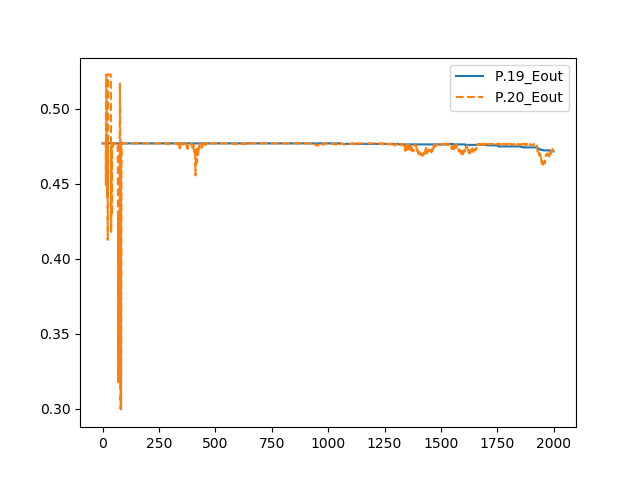

Generate this figure with Python:
import numpy as np
import matplotlib.pyplot as plt
import math

fptr = open("hw3_train.txt" , "r")
data_train_X=[ ]
data_train_Y=[ ]
temp_list=[ ]
for line in fptr:
    temp_list=([float(x) for x in line.split()])
    #temp_list.insert(0, float(1))
    data_train_Y.append(float(temp_list[-1]))
    temp_list.pop();
    data_train_X.append(temp_list)
fptr.close()
data_train_size=len(data_train_X)
dimension = len(data_train_X[0])

fptr = open("hw3_test.txt" , "r")
data_test_X=[ ]
data_test_Y=[ ]
for line in fptr:
    temp_list=([float(x) for x in line.split()])
    #temp_list.insert(0, float(1))
    data_test_Y.append(float(temp_list[-1]))
    temp_list.pop();
    data_test_X.append(temp_list)
fptr.close()
data_test_size=len(data_test_X)


def check_Ein(w):
    err = 0
    for index1 in range(data_train_size):
        if data_train_Y[index1] != np.sign(np.dot(np.array(data_train_X[index1]), w)):
            err += 1
    return err/data_train_size

def check_Eout(w):
    err = 0
    for index1 in range(data_test_size):
        if data_test_Y[index1] != np.sign(np.dot(np.array(data_test_X[index1]), w)):
            err += 1
    return err/data_test_size

def sigmoid(X):
    return 1.0/(1.0+math.exp(X))

def GD(w):
    gradient = np.array([0.0]*dimension)
    for index in range(data_train_size):
        gradient += sigmoid( data_train_Y[index]*(np.dot(data_train_X[index], w)) )*-data_train_Y[index]*np.array(data_train_X[index])
    return gradient/data_train_size

def SGD(w, t):
    index = t%data_train_size
    gradient = sigmoid( data_train_Y[index]*(np.dot(data_train_X[index], w)) )*-data_train_Y[index]*np.array(data_train_X[index])
    return gradient

T = 2000
ita = 0.001
Ein_array1 = [ ]
Ein_array2 = [ ]
Ein_array3 = [ ]
Ein_array4 = [ ]
w_GD = np.array([0.0]*dimension)
w_SGD = np.array([0.0]*dimension)
for t in range(T):
    w_GD -= ita * GD(w_GD)
    w_SGD -= ita * SGD(w_SGD, t)
    #print(w_SGD)
    #Ein_array1.append(check_Ein(w_GD))
    #Ein_array2.append(check_Ein(w_SGD))
    Ein_array3.append(check_Eout(w_GD))
    Ein_array4.append(check_Eout(w_SGD))
    #print(check_Eout(w_SGD), data_test_size)
    print('iter : ', t)
#print(chech_Ein(w_out))
#plt.plot(Ein_array1, label='P.19_Ein')
#plt.plot(Ein_array2, label='P.20_Ein',linestyle='--')
plt.plot(Ein_array3, label='P.19_Eout')
plt.plot(Ein_array4, label='P.20_Eout',linestyle='--')
plt.legend(loc='upper right')
plt.show()
#print(np.shape(np.mat(data_train_X)))
#print(data_train_size, data_test_size)
#print ( data_train[0] )
#print ( np.mat(data_train[0]) )
